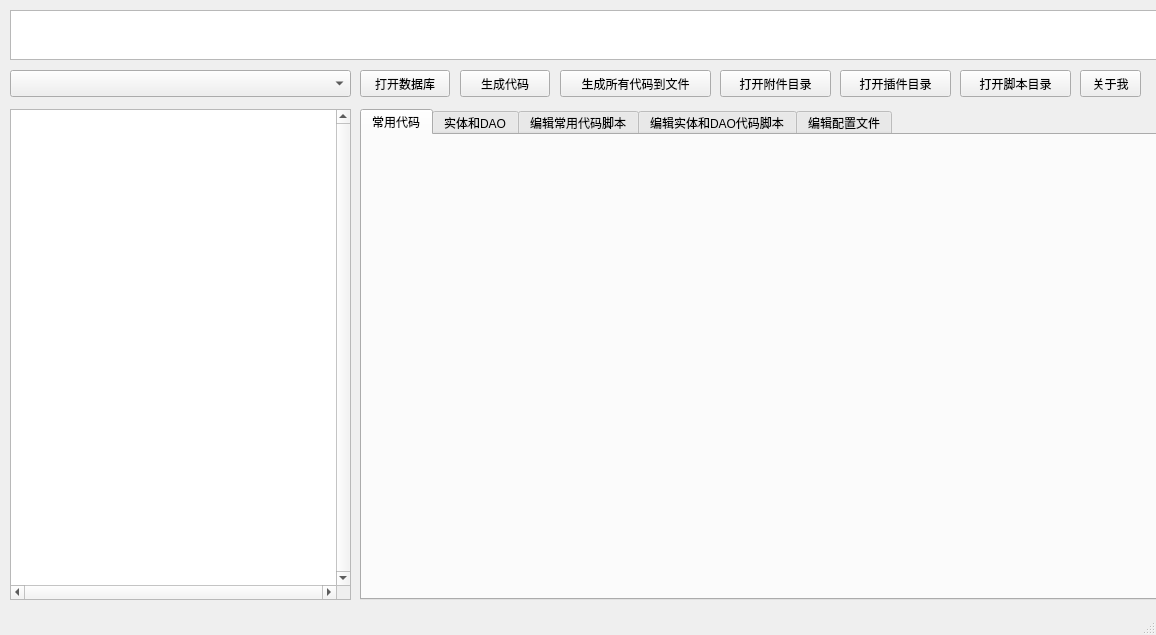
<?xml version="1.0" encoding="UTF-8"?>
<ui version="4.0">
 <class>MainWindow</class>
 <widget class="QMainWindow" name="MainWindow">
  <property name="windowModality">
   <enum>Qt::WindowModal</enum>
  </property>
  <property name="geometry">
   <rect>
    <x>0</x>
    <y>0</y>
    <width>1156</width>
    <height>635</height>
   </rect>
  </property>
  <property name="contextMenuPolicy">
   <enum>Qt::DefaultContextMenu</enum>
  </property>
  <property name="windowTitle">
   <string>简易数据库代码生成器V1.4.1 项目地址: https://github.com/wcss2010/pythoncodefactory</string>
  </property>
  <widget class="QWidget" name="centralwidget">
   <widget class="QTreeView" name="tvTables">
    <property name="geometry">
     <rect>
      <x>10</x>
      <y>109</y>
      <width>341</width>
      <height>491</height>
     </rect>
    </property>
    <property name="tabletTracking">
     <bool>true</bool>
    </property>
    <property name="verticalScrollBarPolicy">
     <enum>Qt::ScrollBarAlwaysOn</enum>
    </property>
    <property name="horizontalScrollBarPolicy">
     <enum>Qt::ScrollBarAlwaysOn</enum>
    </property>
    <property name="wordWrap">
     <bool>true</bool>
    </property>
    <property name="headerHidden">
     <bool>true</bool>
    </property>
   </widget>
   <widget class="QTabWidget" name="twPages">
    <property name="geometry">
     <rect>
      <x>360</x>
      <y>109</y>
      <width>801</width>
      <height>491</height>
     </rect>
    </property>
    <property name="currentIndex">
     <number>0</number>
    </property>
    <widget class="QWidget" name="tabNormal">
     <property name="currentTabText" stdset="0">
      <string>常用代码</string>
     </property>
     <attribute name="title">
      <string>常用代码</string>
     </attribute>
     <widget class="LineCodeEditor" name="txtNormalText" native="true">
      <property name="geometry">
       <rect>
        <x>10</x>
        <y>10</y>
        <width>781</width>
        <height>421</height>
       </rect>
      </property>
     </widget>
    </widget>
    <widget class="QWidget" name="tabEntityAndDAO">
     <property name="currentTabText" stdset="0">
      <string>fff</string>
     </property>
     <attribute name="title">
      <string>实体和DAO</string>
     </attribute>
     <widget class="LineCodeEditor" name="txtEntityAndDAOText" native="true">
      <property name="geometry">
       <rect>
        <x>10</x>
        <y>10</y>
        <width>781</width>
        <height>421</height>
       </rect>
      </property>
     </widget>
    </widget>
    <widget class="QWidget" name="tabNormalScript">
     <attribute name="title">
      <string>编辑常用代码脚本</string>
     </attribute>
     <widget class="QPushButton" name="btnSaveNormalScript">
      <property name="geometry">
       <rect>
        <x>700</x>
        <y>10</y>
        <width>87</width>
        <height>27</height>
       </rect>
      </property>
      <property name="text">
       <string>保存</string>
      </property>
     </widget>
     <widget class="JSCodeEditor" name="txtNormalScript" native="true">
      <property name="geometry">
       <rect>
        <x>10</x>
        <y>40</y>
        <width>781</width>
        <height>390</height>
       </rect>
      </property>
     </widget>
    </widget>
    <widget class="QWidget" name="tabEntityAndDAOScript">
     <attribute name="title">
      <string>编辑实体和DAO代码脚本</string>
     </attribute>
     <widget class="QPushButton" name="btnSaveEntityAndDAOScript">
      <property name="geometry">
       <rect>
        <x>700</x>
        <y>10</y>
        <width>87</width>
        <height>27</height>
       </rect>
      </property>
      <property name="text">
       <string>保存</string>
      </property>
     </widget>
     <widget class="JSCodeEditor" name="txtEntityAndDAOScript" native="true">
      <property name="geometry">
       <rect>
        <x>10</x>
        <y>40</y>
        <width>781</width>
        <height>391</height>
       </rect>
      </property>
     </widget>
    </widget>
    <widget class="QWidget" name="btnConfigEditor">
     <attribute name="title">
      <string>编辑配置文件</string>
     </attribute>
     <widget class="QPushButton" name="btnSaveConfig">
      <property name="geometry">
       <rect>
        <x>700</x>
        <y>10</y>
        <width>87</width>
        <height>27</height>
       </rect>
      </property>
      <property name="text">
       <string>保存</string>
      </property>
     </widget>
     <widget class="QPushButton" name="btnDownloadOutputTemplete">
      <property name="geometry">
       <rect>
        <x>580</x>
        <y>10</y>
        <width>111</width>
        <height>27</height>
       </rect>
      </property>
      <property name="text">
       <string>下载输出模板</string>
      </property>
     </widget>
     <widget class="QPushButton" name="btnDownloadInputTemplete">
      <property name="geometry">
       <rect>
        <x>460</x>
        <y>10</y>
        <width>111</width>
        <height>27</height>
       </rect>
      </property>
      <property name="text">
       <string>下载输入模板</string>
      </property>
     </widget>
     <widget class="QPushButton" name="btnDownloadJS">
      <property name="geometry">
       <rect>
        <x>340</x>
        <y>10</y>
        <width>111</width>
        <height>27</height>
       </rect>
      </property>
      <property name="text">
       <string>下载脚本模板</string>
      </property>
     </widget>
     <widget class="LineCodeEditor" name="txtConfig" native="true">
      <property name="geometry">
       <rect>
        <x>10</x>
        <y>40</y>
        <width>781</width>
        <height>391</height>
       </rect>
      </property>
     </widget>
    </widget>
   </widget>
   <widget class="QPushButton" name="btnHelp">
    <property name="geometry">
     <rect>
      <x>1080</x>
      <y>70</y>
      <width>61</width>
      <height>27</height>
     </rect>
    </property>
    <property name="text">
     <string>关于我</string>
    </property>
   </widget>
   <widget class="QPushButton" name="btnMakeCode">
    <property name="geometry">
     <rect>
      <x>460</x>
      <y>70</y>
      <width>90</width>
      <height>27</height>
     </rect>
    </property>
    <property name="text">
     <string>生成代码</string>
    </property>
   </widget>
   <widget class="QPushButton" name="btnMakeAllCode">
    <property name="geometry">
     <rect>
      <x>560</x>
      <y>70</y>
      <width>151</width>
      <height>27</height>
     </rect>
    </property>
    <property name="text">
     <string>生成所有代码到文件</string>
    </property>
   </widget>
   <widget class="QComboBox" name="cbxDBAdapters">
    <property name="geometry">
     <rect>
      <x>10</x>
      <y>70</y>
      <width>341</width>
      <height>27</height>
     </rect>
    </property>
   </widget>
   <widget class="QTextEdit" name="txtDBUrl">
    <property name="geometry">
     <rect>
      <x>10</x>
      <y>10</y>
      <width>1151</width>
      <height>50</height>
     </rect>
    </property>
   </widget>
   <widget class="QPushButton" name="btnOpenDB">
    <property name="geometry">
     <rect>
      <x>360</x>
      <y>70</y>
      <width>90</width>
      <height>27</height>
     </rect>
    </property>
    <property name="text">
     <string>打开数据库</string>
    </property>
   </widget>
   <widget class="QPushButton" name="btnOpenAttachDir">
    <property name="geometry">
     <rect>
      <x>720</x>
      <y>70</y>
      <width>111</width>
      <height>27</height>
     </rect>
    </property>
    <property name="text">
     <string>打开附件目录</string>
    </property>
   </widget>
   <widget class="QPushButton" name="btnOpenPluginDir">
    <property name="geometry">
     <rect>
      <x>840</x>
      <y>70</y>
      <width>111</width>
      <height>27</height>
     </rect>
    </property>
    <property name="text">
     <string>打开插件目录</string>
    </property>
   </widget>
   <widget class="QPushButton" name="btnOpenScriptDir">
    <property name="geometry">
     <rect>
      <x>960</x>
      <y>70</y>
      <width>111</width>
      <height>27</height>
     </rect>
    </property>
    <property name="text">
     <string>打开脚本目录</string>
    </property>
   </widget>
  </widget>
  <widget class="QMenuBar" name="menubar">
   <property name="geometry">
    <rect>
     <x>0</x>
     <y>0</y>
     <width>1156</width>
     <height>36</height>
    </rect>
   </property>
  </widget>
  <widget class="QStatusBar" name="statusbar"/>
 </widget>
 <customwidgets>
  <customwidget>
   <class>JSCodeEditor</class>
   <extends>QWidget</extends>
   <header location="global">jsCodeEditors</header>
   <container>1</container>
  </customwidget>
  <customwidget>
   <class>LineCodeEditor</class>
   <extends>QWidget</extends>
   <header location="global">jsCodeEditors</header>
   <container>1</container>
  </customwidget>
 </customwidgets>
 <resources/>
 <connections/>
</ui>
